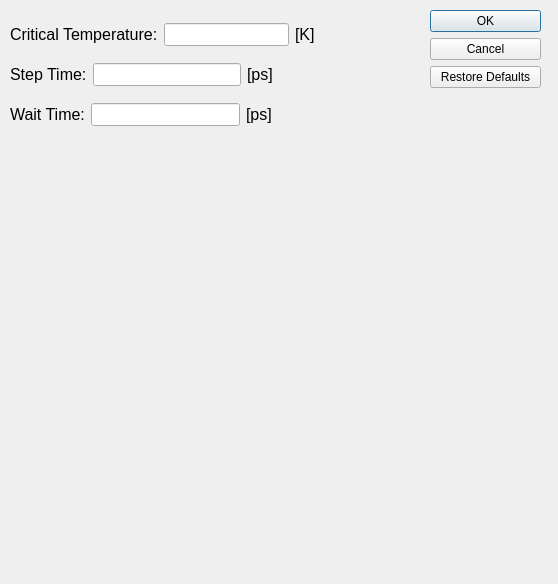
<?xml version="1.0" encoding="UTF-8"?>
<ui version="4.0">
 <class>Dialog</class>
 <widget class="QDialog" name="Dialog">
  <property name="geometry">
   <rect>
    <x>0</x>
    <y>0</y>
    <width>558</width>
    <height>584</height>
   </rect>
  </property>
  <property name="sizePolicy">
   <sizepolicy hsizetype="Fixed" vsizetype="Fixed">
    <horstretch>0</horstretch>
    <verstretch>0</verstretch>
   </sizepolicy>
  </property>
  <property name="windowTitle">
   <string>Dialog</string>
  </property>
  <widget class="QDialogButtonBox" name="buttonBox">
   <property name="geometry">
    <rect>
     <x>430</x>
     <y>10</y>
     <width>111</width>
     <height>121</height>
    </rect>
   </property>
   <property name="acceptDrops">
    <bool>false</bool>
   </property>
   <property name="orientation">
    <enum>Qt::Vertical</enum>
   </property>
   <property name="standardButtons">
    <set>QDialogButtonBox::Cancel|QDialogButtonBox::Ok|QDialogButtonBox::RestoreDefaults</set>
   </property>
   <property name="centerButtons">
    <bool>false</bool>
   </property>
  </widget>
  <widget class="QWidget" name="layoutWidget">
   <property name="geometry">
    <rect>
     <x>10</x>
     <y>60</y>
     <width>410</width>
     <height>29</height>
    </rect>
   </property>
   <layout class="QHBoxLayout" name="horizontalLayout_2">
    <item>
     <widget class="QLabel" name="LblName_2">
      <property name="font">
       <font>
        <pointsize>12</pointsize>
       </font>
      </property>
      <property name="text">
       <string>Step Time:</string>
      </property>
     </widget>
    </item>
    <item>
     <widget class="QLineEdit" name="lineEditVal_2">
      <property name="font">
       <font>
        <pointsize>10</pointsize>
       </font>
      </property>
     </widget>
    </item>
    <item>
     <widget class="QLabel" name="LblDimention_2">
      <property name="font">
       <font>
        <pointsize>12</pointsize>
       </font>
      </property>
      <property name="text">
       <string>[ps]</string>
      </property>
     </widget>
    </item>
    <item>
     <spacer name="horizontalSpacer_2">
      <property name="orientation">
       <enum>Qt::Horizontal</enum>
      </property>
      <property name="sizeHint" stdset="0">
       <size>
        <width>40</width>
        <height>20</height>
       </size>
      </property>
     </spacer>
    </item>
   </layout>
  </widget>
  <widget class="QWidget" name="layoutWidget_2">
   <property name="geometry">
    <rect>
     <x>10</x>
     <y>100</y>
     <width>410</width>
     <height>29</height>
    </rect>
   </property>
   <layout class="QHBoxLayout" name="horizontalLayout_3">
    <item>
     <widget class="QLabel" name="LblName_3">
      <property name="font">
       <font>
        <pointsize>12</pointsize>
       </font>
      </property>
      <property name="text">
       <string>Wait Time:</string>
      </property>
     </widget>
    </item>
    <item>
     <widget class="QLineEdit" name="lineEditVal_3">
      <property name="font">
       <font>
        <pointsize>10</pointsize>
       </font>
      </property>
     </widget>
    </item>
    <item>
     <widget class="QLabel" name="LblDimention_3">
      <property name="font">
       <font>
        <pointsize>12</pointsize>
       </font>
      </property>
      <property name="text">
       <string>[ps]</string>
      </property>
     </widget>
    </item>
    <item>
     <spacer name="horizontalSpacer_3">
      <property name="orientation">
       <enum>Qt::Horizontal</enum>
      </property>
      <property name="sizeHint" stdset="0">
       <size>
        <width>40</width>
        <height>20</height>
       </size>
      </property>
     </spacer>
    </item>
   </layout>
  </widget>
  <widget class="QWidget" name="">
   <property name="geometry">
    <rect>
     <x>10</x>
     <y>20</y>
     <width>410</width>
     <height>29</height>
    </rect>
   </property>
   <layout class="QHBoxLayout" name="horizontalLayout">
    <item>
     <widget class="QLabel" name="LblName">
      <property name="font">
       <font>
        <pointsize>12</pointsize>
       </font>
      </property>
      <property name="text">
       <string>Critical Temperature:</string>
      </property>
     </widget>
    </item>
    <item>
     <widget class="QLineEdit" name="lineEditVal">
      <property name="font">
       <font>
        <pointsize>10</pointsize>
       </font>
      </property>
     </widget>
    </item>
    <item>
     <widget class="QLabel" name="LblDimention">
      <property name="font">
       <font>
        <pointsize>12</pointsize>
       </font>
      </property>
      <property name="text">
       <string>[K]</string>
      </property>
     </widget>
    </item>
    <item>
     <spacer name="horizontalSpacer">
      <property name="orientation">
       <enum>Qt::Horizontal</enum>
      </property>
      <property name="sizeHint" stdset="0">
       <size>
        <width>40</width>
        <height>20</height>
       </size>
      </property>
     </spacer>
    </item>
   </layout>
  </widget>
 </widget>
 <resources/>
 <connections>
  <connection>
   <sender>buttonBox</sender>
   <signal>accepted()</signal>
   <receiver>Dialog</receiver>
   <slot>accept()</slot>
   <hints>
    <hint type="sourcelabel">
     <x>248</x>
     <y>254</y>
    </hint>
    <hint type="destinationlabel">
     <x>157</x>
     <y>274</y>
    </hint>
   </hints>
  </connection>
  <connection>
   <sender>buttonBox</sender>
   <signal>rejected()</signal>
   <receiver>Dialog</receiver>
   <slot>reject()</slot>
   <hints>
    <hint type="sourcelabel">
     <x>316</x>
     <y>260</y>
    </hint>
    <hint type="destinationlabel">
     <x>286</x>
     <y>274</y>
    </hint>
   </hints>
  </connection>
 </connections>
</ui>
